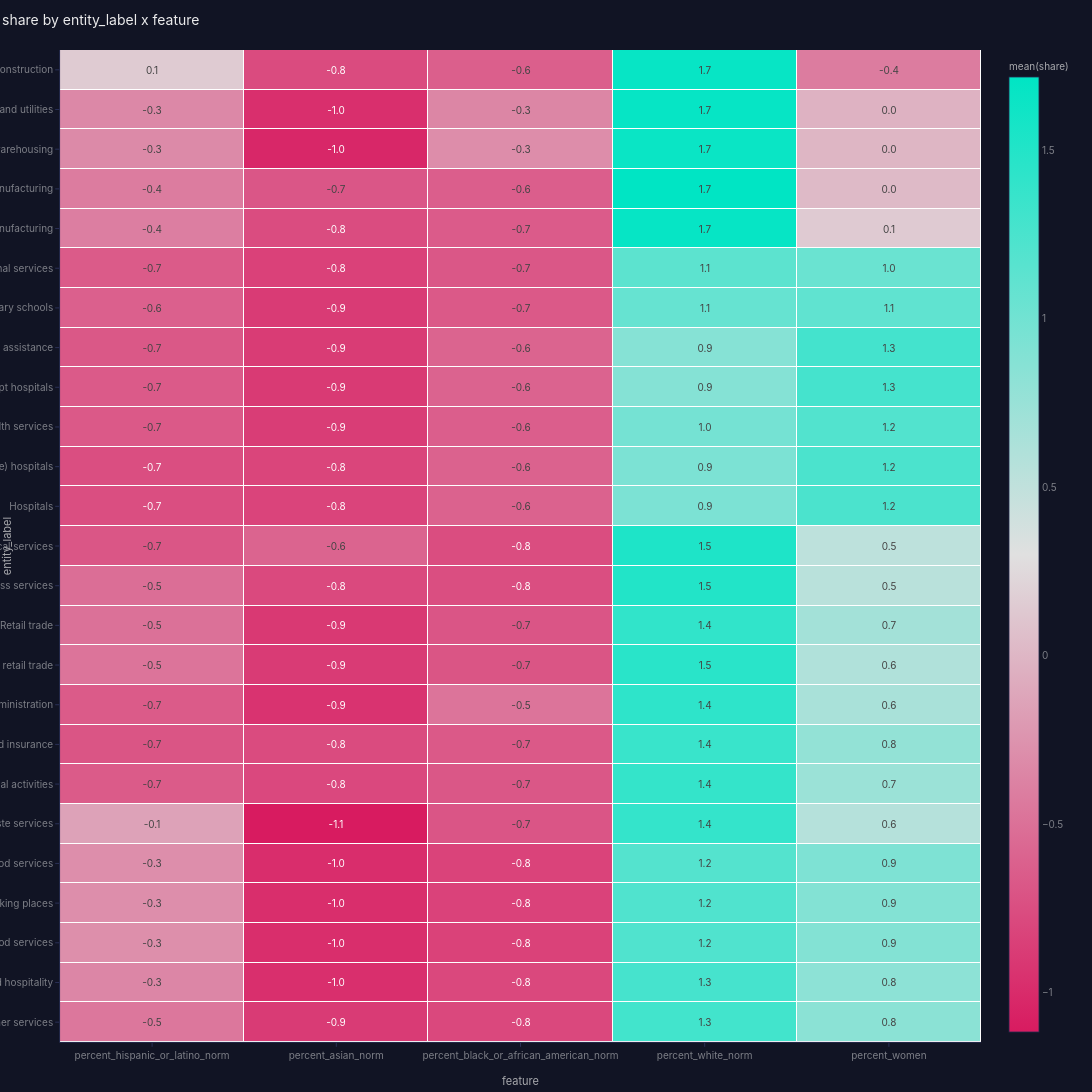

The notebook cell saved with this chart:
### Markdown cell above
### 4.1 Ward 層次聚類熱圖（`g.pivot_heatmap`, `cluster=True`）

### Code cell
top25 = g.df.nlargest(25, "total_employed_in_thousands").copy()
g.snapshot("top25", top25, from_stage="clustered")

# melt 成 long format 供 pivot heatmap
melted = top25.melt(
    id_vars=["entity_label"],
    value_vars=CLUSTER_FEATURES,
    var_name="feature",
    value_name="share",
)
g.snapshot("top25_long", melted, from_stage="top25")

g_m = GAMMA_DNA(melted, target="share", task="regression", name="heatmap")
g_m.pivot_heatmap(
    index_var="entity_label",
    col_var="feature",
    val_var="share",
    aggfunc="mean",
    zscore=True,
    cluster=True,
)

### Figure 1 — Plotly figure (JSON) as saved in the notebook; plotly's stock layout.template omitted (floating-point values rounded to 4 significant figures)
{"data": [{"coloraxis": "coloraxis", "hovertemplate": "feature: %{x}<br>entity_label: %{y}<br>color: %{z}<extra></extra>", "name": "0", "textfont": {"size": 10}, "texttemplate": "%{z:.1f}", "type": "heatmap", "x": ["percent_hispanic_or_latino_norm", "percent_asian_norm", "percent_black_or_african_american_norm", "percent_white_norm", "percent_women"], "xaxis": "x", "y": ["Construction", "Transportation and utilities", "Transportation and warehousing", "Durable goods manufacturing", "Manufacturing", "Educational services", "Elementary and secondary schools", "Health care and social assistance", "Health services, except hospitals", "Education and health services", "General medical and surgical hospitals, and specialty (except psychiatric and substance abuse) hospitals", "Hospitals", "Professional and technical services", "Professional and business services", "Retail trade", "Wholesale and retail trade", "Public administration", "Finance and insurance", "Financial activities", "Management, administrative, and waste services", "Accommodation and food services", "Food services and drinking places", "Restaurants and other food services", "Leisure and hospitality", "Other services"], "yaxis": "y", "z": [[0.1488, -0.7728, -0.6301, 1.675, -0.421], [-0.3333, -0.9704, -0.3498, 1.681, -0.02704], [-0.3204, -1.033, -0.2987, 1.656, -0.004114], [-0.4187, -0.6882, -0.6343, 1.717, 0.02436], [-0.4017, -0.7635, -0.6532, 1.676, 0.1425], [-0.6575, -0.8421, -0.6847, 1.137, 1.048], [-0.6211, -0.8873, -0.6713, 1.072, 1.108], [-0.6789, -0.882, -0.5938, 0.8691, 1.286], [-0.6654, -0.8897, -0.6005, 0.8753, 1.28], [-0.673, -0.8704, -0.6319, 0.9778, 1.198], [-0.7478, -0.8169, -0.6065, 0.9299, 1.241], [-0.7477, -0.8199, -0.6035, 0.9313, 1.24], [-0.6951, -0.5923, -0.7567, 1.524, 0.5199], [-0.517, -0.7821, -0.7507, 1.503, 0.5472], [-0.4964, -0.9012, -0.6971, 1.409, 0.6855], [-0.4751, -0.8868, -0.7024, 1.459, 0.6056], [-0.657, -0.9432, -0.4733, 1.427, 0.6463], [-0.7018, -0.7699, -0.6727, 1.358, 0.7869], [-0.6572, -0.789, -0.6829, 1.391, 0.7384], [-0.1451, -1.116, -0.6974, 1.385, 0.5734], [-0.2888, -0.9884, -0.8285, 1.187, 0.9187], [-0.2856, -0.9825, -0.8331, 1.211, 0.89], [-0.2826, -0.9822, -0.8356, 1.21, 0.8903], [-0.3445, -0.9686, -0.7917, 1.277, 0.8273], [-0.4538, -0.8877, -0.7909, 1.297, 0.8353]]}], "layout": {"coloraxis": {"autocolorscale": false, "colorbar": {"title": {"text": "mean(share)"}}, "colorscale": [[0, "#d81b60"], [0.5, "#e0e0e0"], [1, "#00e5c4"]]}, "font": {"size": 11}, "height": 1125, "plot_bgcolor": "white", "title": {"text": "share by entity_label x feature"}, "width": 1400, "xaxis": {"anchor": "y", "domain": [0, 1], "showgrid": false, "side": "bottom", "title": {"text": "feature"}}, "yaxis": {"anchor": "x", "autorange": "reversed", "domain": [0, 1], "showgrid": false, "title": {"text": "entity_label"}}}}
